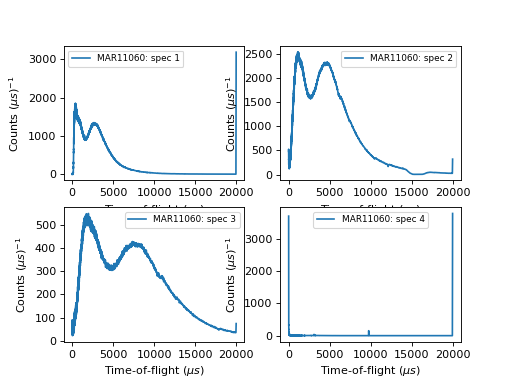

Generate this figure with Python:
# import mantid algorithms, numpy and matplotlib
from mantid.simpleapi import *
import matplotlib.pyplot as plt
from mantid.plots.utility import MantidAxType

MAR11060 = Load('MAR11060')

fig, axes = plt.subplots(edgecolor='#ffffff', ncols=2, nrows=2, num='MAR11060-1', subplot_kw={'projection': 'mantid'})
axes[0][0].plot(MAR11060, color='#1f77b4', label='MAR11060: spec 1', wkspIndex=0)
axes[0][0].set_xlabel('Time-of-flight ($\\mu s$)')
axes[0][0].set_ylabel('Counts ($\\mu s$)$^{-1}$')
legend = axes[0][0].legend(fontsize=8.0) #.set_draggable(True).legend # uncomment to set the legend draggable

axes[0][1].plot(MAR11060, color='#1f77b4', label='MAR11060: spec 2', wkspIndex=1)
axes[0][1].set_xlabel('Time-of-flight ($\\mu s$)')
axes[0][1].set_ylabel('Counts ($\\mu s$)$^{-1}$')
legend = axes[0][1].legend(fontsize=8.0) #.set_draggable(True).legend # uncomment to set the legend draggable

axes[1][0].plot(MAR11060, color='#1f77b4', label='MAR11060: spec 3', wkspIndex=2)
axes[1][0].set_xlabel('Time-of-flight ($\\mu s$)')
axes[1][0].set_ylabel('Counts ($\\mu s$)$^{-1}$')
legend = axes[1][0].legend(fontsize=8.0) #.set_draggable(True).legend # uncomment to set the legend draggable

axes[1][1].plot(MAR11060, color='#1f77b4', label='MAR11060: spec 4', wkspIndex=3)
axes[1][1].set_xlabel('Time-of-flight ($\\mu s$)')
axes[1][1].set_ylabel('Counts ($\\mu s$)$^{-1}$')
legend = axes[1][1].legend(fontsize=8.0) #.set_draggable(True).legend # uncomment to set the legend draggable

plt.show()
